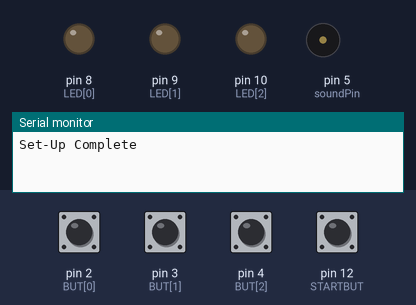
A sketch run on a simulated Arduino Uno, built with avr-gcc and run on an emulated ATmega328P. On the bench: output pins drawn as LEDs (lit = HIGH), buzzer (waves = sounding), the last lines printed to the serial monitor. Inputs (shaded band) come from the test bench; at power-on: pin 2 (BUT[0]), pin 3 (BUT[1]), pin 4 (BUT[2]), pin 12 (STARTBUT) LOW. Random numbers use the default seed unless the sketch sets one.

Above: at 1.2 s.
1.3 s: pin 12 (STARTBUT) pulled HIGH for 0.15 s
At 2.2 s:
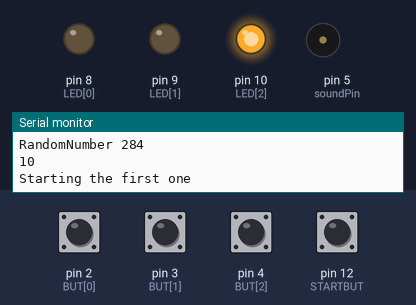
4.4 s: pin 2 (BUT[0]) pulled HIGH for 0.15 s
At 4.47 s:
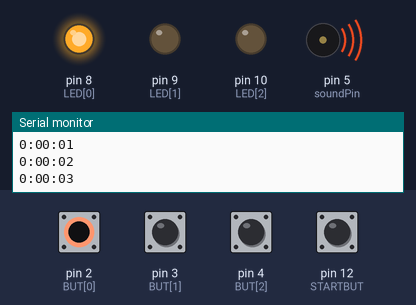
7.4 s: pin 12 (STARTBUT) pulled HIGH for 1 s
At 8.3 s:
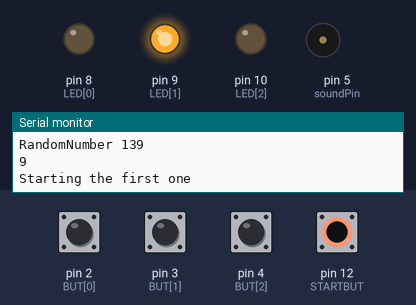
9.9 s: pin 3 (BUT[1]) pulled HIGH for 0.15 s
At 9.97 s:
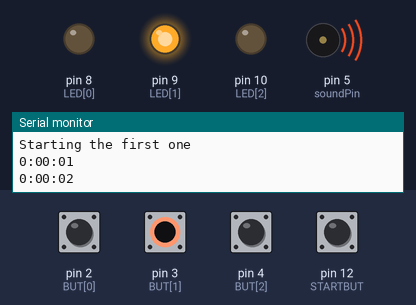
12.9 s: pin 4 (BUT[2]) pulled HIGH for 1 s
At 13.7 s:
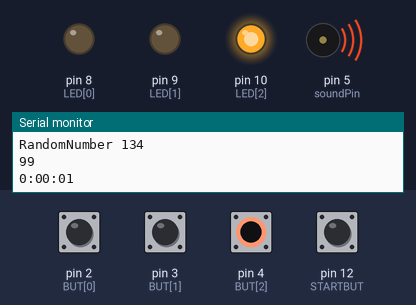
Timing chart, 0 to 16.5 s (numbered marks = the images above; inputs shaded):
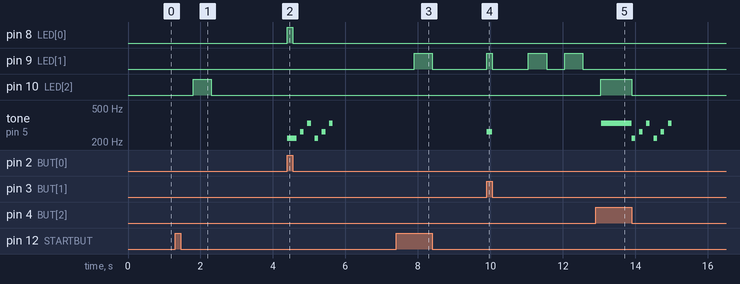

Measured:
- after the input at 1.3 s, pin 10 (LED[2]): LOW → HIGH after 0.50 s, → LOW 0.50 s later
- after the input at 4.4 s, pin 8 (LED[0]): LOW → HIGH at once, → LOW 0.15 s later
- after the input at 7.4 s, pin 9 (LED[1]): LOW → HIGH after 0.50 s, → LOW 0.50 s later
- after the input at 9.9 s, pin 9 (LED[1]): goes HIGH 0.15 s, LOW 1.0 s, HIGH 0.50 s, LOW 0.50 s, HIGH 0.50 s, then LOW, starting at once; tone on pin 5 (soundPin): silent → 262 Hz at once, → silent 0.15 s later
- after the input at 12.9 s, pin 10 (LED[2]): LOW → HIGH after 0.15 s, → LOW 0.85 s later; tone on pin 5 (soundPin): plays 330 Hz for 0.85 s, 220 Hz for 0.10 s, 262 Hz for 0.10 s, 330 Hz for 0.10 s, 220 Hz for 0.10 s, 262 Hz for 0.10 s … (7 notes in this stretch), starting after 0.15 s
- by itself, tone on pin 5 (soundPin): plays 220 Hz for 0.25 s, 262 Hz for 0.10 s, 330 Hz for 0.10 s, 220 Hz for 0.10 s, 262 Hz for 0.10 s, 330 Hz for 0.10 s

The sketch:

memoryPattern.ino
```cpp
#include <SimpleTimer.h>

//*******************************************************************************
//----------------------------------Variables------------------------------------
//*******************************************************************************
int soundPin = 5;
int soundLength = 200;

int LED[3] = {8,9,10};
int BUT[3] = {2, 3, 4};
int STARTBUT = 12;

double SOUND[3] = {220, 262, 330};


int comboCount = 0;
int* comboLight;
int levelCount = 0;
bool gameInProgress = false;
int globalTime;

struct light {
  boolean isOn;
  int lightCol;
};

SimpleTimer gameTimer;
int timeOut = 5000;
int timerId;
int clockId;
bool timerRestart = false;
long randNumber;

//*******************************************************************************
//-------------------------------FUNCTIONS---------------------------------------
//*******************************************************************************

//**************************************************
//
//Generates a random number for the the light combination
//
//Returns the next light to light up.
//
//**************************************************
int generateRandomLight(long randNumber){
  randNumber = random(300);
  Dprint("RandomNumber ", randNumber);
  if(randNumber <= 100){
    return(LED[0]);
  }
  else if(randNumber <=200){
    return(LED[1]);
  }
  else if(randNumber <=300){
    return(LED[2]);
  }
}

//**************************************************
//
//Return the an array with 1 more space
//
//**************************************************
int* updateLevelSize(int* newLightCombo){
  newLightCombo = (int*)realloc(comboLight, (levelCount+1) * sizeof(int));
  return newLightCombo;
}

//**************************************************
//
//Clock timer Function. For console and debug
//
//**************************************************
void DigitalClockDisplay() {
  int h,m, t;
  if(timerRestart){
    Serial.println();
    globalTime = millis() / 1000 -1;
    t = 1;
    timerRestart = false;
  }
  else{
    t = millis() / 1000 - globalTime;
  }
  m = t / 60;
  h = t / 3600;
  t = t - m * 60;
  m = m - h * 60;
  Serial.print(h);
  printDigits(m);
  printDigits(t);
  Serial.println();
}

//**************************************************
//
//Clock function console print format
//
//**************************************************
void printDigits(int digits) {
  Serial.print(":");
  if(digits < 10)
    Serial.print('0');
  Serial.print(digits);
}

void Dprint(char *desc, int num){
  Serial.print(desc);
  Serial.println(num);
}

//**************************************************
//
//handle the start of the game
//      - turn of first lights
//      - turn on the timers
//
//**************************************************
void gameStart(){
  if (digitalRead(STARTBUT)){
    comboLight = (int*)malloc(1 * sizeof(int));
    comboLight[levelCount] = generateRandomLight(randNumber);
    Serial.println(comboLight[levelCount]);
    delay(500);
    Serial.println("Starting the first one");
    digitalWrite(comboLight[comboCount],HIGH);
    delay(500);
    digitalWrite(comboLight[comboCount],LOW);
    levelCount = 0;
    gameInProgress = true;
    timerRestart = true;
    gameTimer.enable(timerId);
    gameTimer.enable(clockId);
    gameTimer.restartTimer(timerId);
  }
}

//**************************************************
//
//Check if a button if pressed, then turn light on.
//
//**************************************************
struct light lightOn(){
  struct light result;
   for(int col = 0; col <= 2;col++){ //Loop through the buttons
    if (digitalRead(BUT[col]) == HIGH){ //If a button is pressed, return that a light is on, and button.
        while(digitalRead(BUT[col]) == HIGH){
        digitalWrite(LED[col],HIGH);
        tone(soundPin, SOUND[col]);
      }
      Dprint("The button pressed is: ",col);
      digitalWrite(LED[col], LOW);
      noTone(soundPin);
      result.isOn = true;
      result.lightCol = col;
      return result;
    }
    else if(col ==2){
      digitalWrite(LED[col],LOW);
      result.isOn = false;
      result.lightCol = col;
      return result;
    }
  }
}

//**************************************************
//
//Play the lights at the beginning of every stage
//
//**************************************************
void playLights(){
  delay(1000);
  for(int combination = 0; combination <= levelCount; combination++){
      digitalWrite(comboLight[combination],HIGH);
      Serial.print(comboLight[combination]);
      delay(500);
      digitalWrite(comboLight[combination],LOW);
      delay(500);
    };
}

//**************************************************
//
//Check to see if you move on to next stage or still
//have more buttons to press
//
//Return: boolean - true if moving on to next stage
//
//**************************************************
bool checkComboLevel(){
  if(comboCount == levelCount){ //If you reach the last level of your stage, then replay the lights
    return true;
  }
  else {
    Serial.println(levelCount);
    Dprint("Level end not yet reached. comboCount=", comboCount);
    return false;
  }
};

//**************************************************
//
//Handle the new Stage when checkComboLevel()
//
//returns true
//
//**************************************************
void handleNewStage(){
  gameTimer.disable(timerId);
  gameTimer.disable(clockId);
  levelCount ++;
  comboCount = 0;

  comboLight = updateLevelSize(comboLight);
  comboLight[levelCount] = generateRandomLight(randNumber);

  playLights();
  gameTimer.restartTimer(timerId);
  timerRestart = true;
  gameTimer.enable(timerId);
  gameTimer.enable(clockId);
}

//**************************************************
//
//Handle Timer during end Game
//
//**************************************************
void handleEndGameTimer(){
  gameTimer.restartTimer(timerId);
  gameTimer.disable(timerId);
  gameTimer.disable(clockId);
  timerRestart = true;
}

//**************************************************
//
//Handle the end game process
//
//**************************************************
void handleEndGame(){
   for(int j = 0; j < 2; j++){
    for(int soundTone = 0; soundTone <3; soundTone++){
      tone(soundPin, SOUND[soundTone]);
      delay(100);
      noTone(soundPin);
      delay(100);
    }
  }
  comboCount = 0;
  levelCount = 0;
  gameInProgress = false;
  handleEndGameTimer();
  free(comboLight);
}

//**************************************************
//
//Handle what happens when a button is pressed
//
//**************************************************
void handlePressedButton(struct light pressResult){
  Serial.println(pressResult.isOn);
  int butPressed = pressResult.lightCol;
    if (LED[butPressed] == comboLight[comboCount]){
      Serial.println("MATCH");
      int newLevel = checkComboLevel();
      if (newLevel){
        handleNewStage();
      }
      else{
        comboCount++;
        gameTimer.restartTimer(timerId);
      }
    }
    else {
      handleEndGame();
    }
    timerRestart = true;
}

//**************************************************
//
//Set up-Initialization
//
//**************************************************
void setup() {
  randomSeed(analogRead(0));
  Serial.begin(9600); //Console
  // put your setup code here, to run once:
  for(int i = 8; i <=10; i++){ //Lights
    pinMode(i, OUTPUT);
  };

  for(int i=2;i<=4;i++){ //Buttons
    pinMode(i,INPUT);
  }
  pinMode(STARTBUT, INPUT);
  timerId = gameTimer.setInterval(timeOut, handleEndGame);
  clockId = gameTimer.setInterval(1000, DigitalClockDisplay);
  Serial.println("Set-Up Complete");
}

void loop() {
  gameStart();
  while(gameInProgress) {
    gameTimer.run();
    struct light pressResult = lightOn();
    if(pressResult.isOn){
       handlePressedButton(pressResult);
    }
  }

}
```
